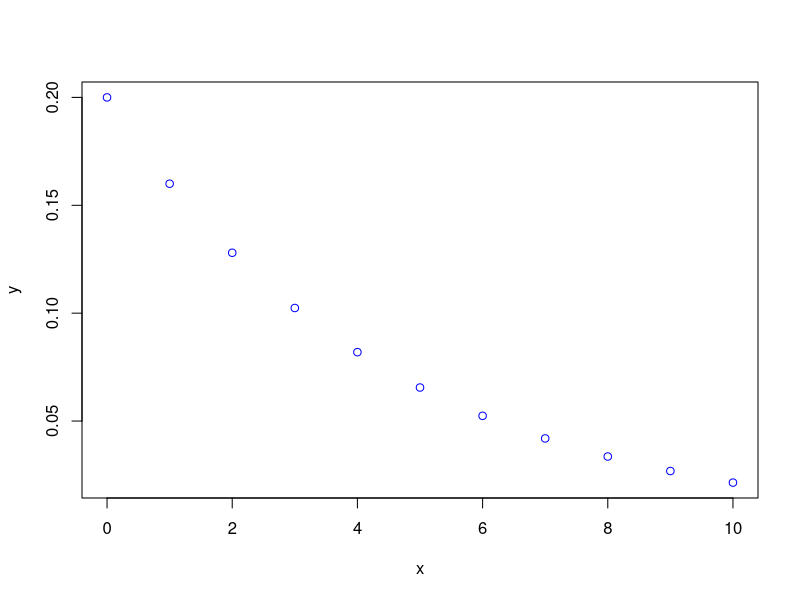

Recreate this plot in R.
#1a
x = 3
p = 0.2
dgeom(x, p)

#1b
data = 10000
p = 0.2
x = 3
vec = (rgeom(data, p) == x)
mean(vec)

#1c
#Tidak terpaut jauh. Dari 10000 bilangan

#1d
x = seq(0, 10, by=1)
y = dgeom(x, 0.2)
plot(x, y, col="blue")

#1e
#Mean dari Distribusi Geometrik adalah 1/p dan variansnya adalah (1-p)/p^2



